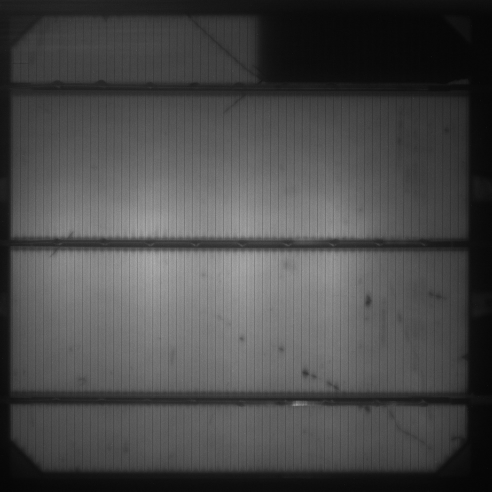
#> input picture labdata/lab1u2_images/001_disconnectedarea_crack_shunt.jpg, 983 x 983 px, found by its file name (shown at 1/2 size)
$ python muml_lab1.py
#> lines starting #> are read from the running program, lines starting #| are printed output that depends on the picture
#!/usr/bin/env python
# coding: utf-8

# # MuML Labor 1 - SNR und Kontrast
#
# Dieses Jupyter-notebook ist nur als Startpunkt für die Entwicklung der Lösungen gedacht.
#
#
# **Idee**
#
# Ermittlung eines homogenen hellen und homogenen dunklen Bereichs und
# Bestimmung von SNR und von Kontrast - einmal über for Schleifen und einmal
# über Nutzung von Bibliotheken

# ## Import der benötigten Bibliotheken
#
# Alle Bibliotheken sind auf den Laborrechnern in der Anaconda-Umgebung ```muml``` bereits installiert. Um auf diese zugreifen zu können, sind die folgenden Schritte erforderlich:
#
# 1. Windows-Anwendung ```Anaconda Prompt``` öffnen
# 2. Umgebung  ```muml``` per Befehlseingabe ```conda activate muml``` aktivieren
# 3. per ```cd``` (change directory) in das gewünschte Verzeichnis wechseln
# 4. Entwicklungsumgebung starten, VS Code mittels ```code .``` (Punkt für aktuelles Verzeichnis)

# In[2]:


import numpy as np
import cv2
from matplotlib import pyplot as plt
import time
import timeit

file = "..\\labdata\\lab1u2_images\\001_disconnectedarea_crack_shunt.jpg"


# ## 3.4.2 Region of Interest
#
# Die Region of Interest (ROI) ist ein Bildbereich, der für die weitere Verarbeitung von
# Interesse ist. Für die Solarzellenprüfung soll der dunkle Randbereich des Bildes um die
# Solarzelle nicht betrachtet werden. Dazu ist die Funktion get_roi(image) zu entwickeln,
# die als Parameter ein Grauwertbild, die Koordinaten der oberen linken Ecke und
# die Breite und Höhe des gewünschten Bildbereiches der Solarzelle ohne Rand erhält und
# diesen zurückgibt. Zur Vereinfachung der weiteren Schritte ist der Rand so großzügig zu
# wählen, dass die dunklen diagonalen Eckbereiche nicht Gegenstand des Bildes sind. Diese
# Funktion darf die Bibliothekt numpy und den Colon-Operator (Slicing) verwenden, und
# ist wie folgt aufzurufen:
#
# ```roi = get_roi(image, row1, col1, width, height)```
#
# Es sind geeignete Koordinaten zu identifizieren, die den Rand für das Bild einschließlich
# der diagonalen Eckbereiche im ```Bild 001_....jpg``` vollständig ausblenden, aber einen
# möglichst minimalen Teil der Solarzelle. Die Funktion ist auf das Bild 001_....jpg
# anzuwenden und das Ergebnisbild ist auszugeben.

# In[3]:


img = cv2.imread(file, cv2.IMREAD_GRAYSCALE)
#> img is the input picture: shape (983, 983); min 1, max 183, mean 73.5

plt.figure(figsize=(12, 12))
plt.imshow(img, cmap='gray') # colormap gray, to avoid false color scheme
plt.title('Original Image')
plt.show()


# In[4]:


def get_roi(img, row1, col1, row2, col2):
    return img[row1:row2, col1:col2]

SCHNITT = 75
img_width, img_height = img.shape
#> img_width = 983; img_height = 983

row1 = SCHNITT
col1 = SCHNITT
row2 = img_width - SCHNITT
#> row2 = 908
col2 = img_height - SCHNITT
#> col2 = 908

roi = get_roi(img, row1, col1, row2, col2)
#> in get_roi, `return img[row1:row2, col1:col2]`:
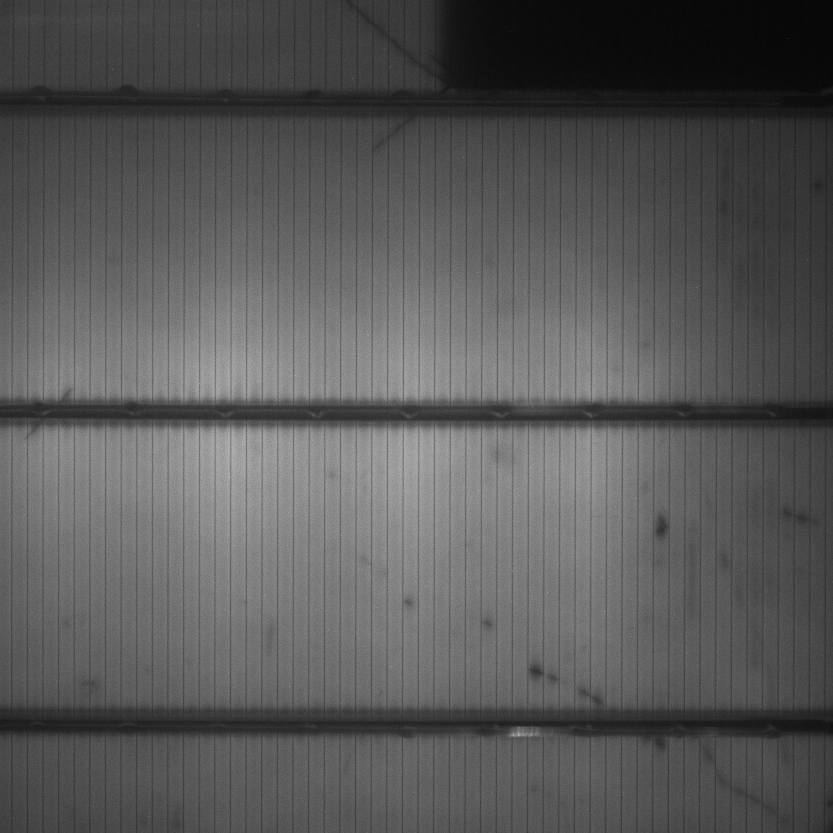
#> returned value: shape (833, 833); min 4, max 183, mean 88.4
plt.figure(figsize=(12, 12))
plt.imshow(roi, cmap='gray')
plt.title('Region of Interest')
plt.show()


# ## 3.4.3 Bereinigung um Busbars
#
# Zur Vereinfachung der späteren Auswertung, sollen die Bereiche der Busbars aus der ROI
# eliminiert werden. Aufgrund der Konstruktion des Zelltesters sind die Busbars stets horizontal
# angeordnet und haben eine definierte Höhe. Die Anzahl und Position der Busbars
# kann je Solarzellentyp variieren, ist aber bei dieser Prüfung als bekannt vorauszusetzen.
# Die Höhe und Positionen der Busbars soll daher parametrierbar sein, aber händisch eingestellt
# werden. Es ist eine Funktion discard_busbars zu entwickeln, die die eingelesene
# ROI um die zu eliminierenden Busbars verkleinert und diese als ein zusammenhängendes
# Bild ausgibt. Die Funktion erhält als Parameter die ROI, die Höhe der Busbars und eine
# Liste der oberen Zeile des jeweiligen Busbars und ist wie folgt aufzurufen:
#
# ```roi = discard_busbars(roi, bar_height, [<list of rows>])```
#
# Die Funktion ist auf das ```Bild 001_....jpg``` anzuwenden und das Ergebnisbild auszugeben.

# In[17]:


def discard_busbars(img, bar_height, positions):

#> called with bar_height = 45
    img_discarded_bars = np.empty((0, img.shape[1]), dtype=img.dtype)
#> img_discarded_bars = empty array
    top_row = 0
    for pos in positions:
        cropped_img = img[top_row:pos, :]
        top_row = pos + bar_height
        img_discarded_bars = np.append(img_discarded_bars, cropped_img, axis=0)
#> this loop made 3 passes
#> pass 1, in discard_busbars, `cropped_img = img[top_row:pos, :]`:
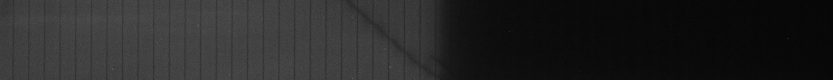
#> cropped_img: shape (80, 833); min 4, max 103, mean 38.7
#> pass 3, in discard_busbars, `cropped_img = img[top_row:pos, :]`:
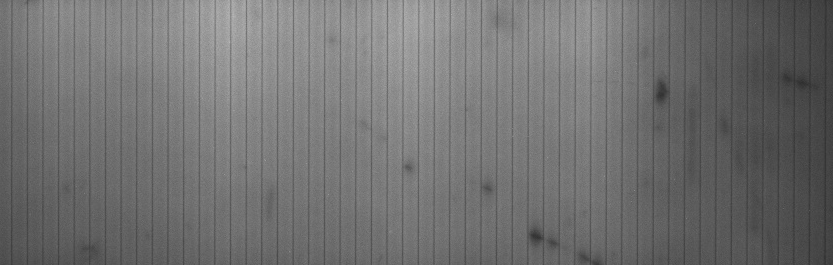
#> cropped_img: shape (265, 833); min 46, max 183, mean 112.8
#> after the loop:
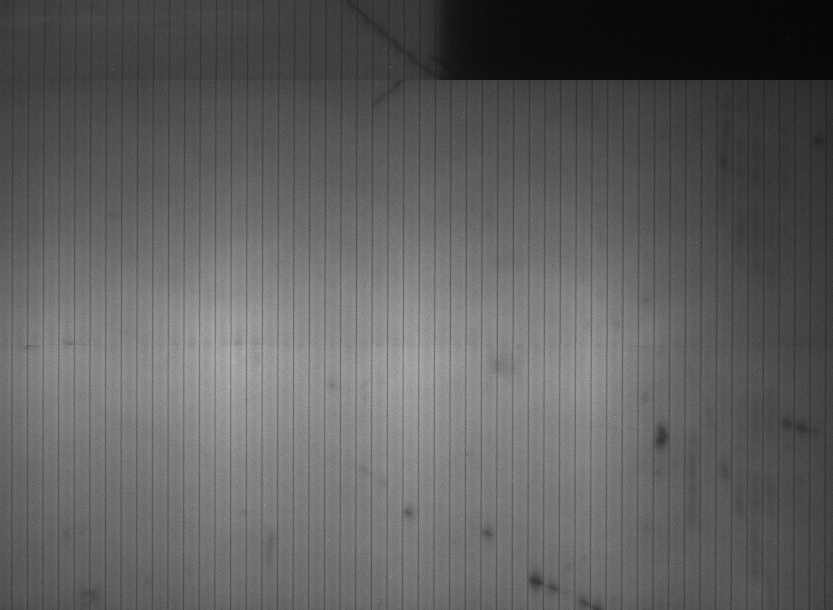
#> img_discarded_bars: shape (610, 833); min 4, max 183, mean 95

    last_part = img[top_row:, :]
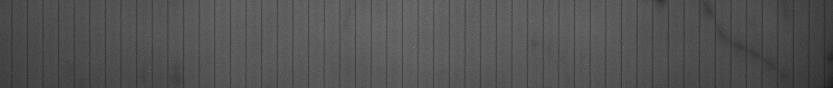
#> last_part: shape (88, 833); min 28, max 125, mean 83
    img_discarded_bars = np.append(img_discarded_bars, last_part, axis=0)
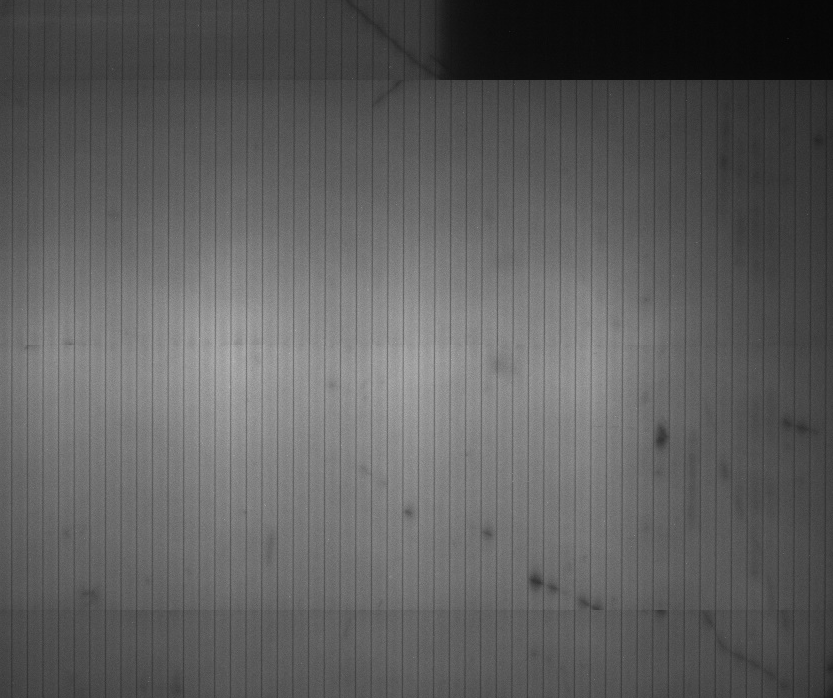
#> img_discarded_bars: shape (698, 833); min 4, max 183, mean 93.5

    return img_discarded_bars

roi_discarded_bars = discard_busbars(roi, 45, [80, 390, 700])
plt.figure(figsize=(12, 12))

# cv2.rectangle(roi_discarded_bars, (30, 400), (40, 590), (0, 255, 0), 1)
# cv2.rectangle(roi_discarded_bars, (545, 25), (800, 67), (0, 255, 0), 1)


plt.imshow(roi_discarded_bars, cmap='gray')
plt.title('Discarded Busbars')
plt.show()


# ## 3.4.4 SNR und Kontrast
#
# Es ist je eine Funktion mit und ohne Nutzung der Bibliotheken numpy bzw. openCV zu
# entwickeln, die den Mittelwert und die Standardabweichung der Grauwerte eines Bildbereiches
# berechnet. Diese soll einmal auf einen hellen, möglichst homogenen Bildbereich
# zwischen den Fingern sowie einmal auf einen dunklen homogenen Bereich aus dem Bild
# 001_....jpg angewandt werden. Dazu ist die um Busbar bereinigte ROI zu analysieren
# und und ein geeigneter Bildbereich zu identifizieren. Nach Aufruf der entwickelten
# Funktion sind aus den Rückgabewerten der Kontrast als Differenz der Mittelwerte zwischen
# dem hellen und dunklen Bereich und das SNR der beiden Bereiche zu bestimmen
# und auszugeben.
#
#
# Das Signal-Rausch-Verhältnis definiert sich über den Mittelwert der Grauwerte $\mu_y$ des
# betrachteten Bereiches und dessen Standardabweichung $\sigma_y$ als:
#
# $$SNR = \frac{\mu_y}{\sigma_y}$$
#
# Das SNR ist in dB umzurechnen:
# $$SNR_{dB} = 20 \cdot log_{10}(SNR)$$
#
# Das SNR ist bezüglich der Signalqualität zu bewerten und der Unterschied der Signal-
# Rausch-Verhältnisse in einem Markdown-Feld des Jupyter notebooks zu erklären.
# Um die Laufzeitunterschiede zwischen der händischen Implementierung und mit der Bibliothek
# vergleichen zu können, sollen zwei Funktionen erstellt werden, die die Ergebnisse
# zurückliefern, aber in der Funktion selbst nicht ausgeben:
#
#
# ```mean, snr = calc_mean_snr_with_loop(image, row1, col1, row2, col2)```
#
# ```mean, snr = calc_mean_snr_with_bib(image, row1, col1, row2, col2)```
#
# ### Implementierung mit For-Loop

# In[18]:


import math

def calc_mean_snr_with_loop(image, row1, col1, row2, col2):
    """ calculate the mean and the standard deviattion of the rectangle area in the image
        using only loops and no numpy functions (image is a numpy array, that's allowed)"""
#> called with row1 = 400, col1 = 30, row2 = 590, col2 = 40

    # Durchschnitt:
    sum = 0.0
    count = 0
    for y in range(row1, row2):
        for x in range(col1, col2):
            sum += float(image[y,x])
            count += 1
#> after the loop, count = 1900; sum = 197991

    mean = sum / count
#> mean = 104.2

    # Standardabweichung:
    sum_quadrat = 0.0
    for y in range(row1, row2):
        for x in range(col1, col2):
            sum_quadrat += (float(image[y,x])- mean) ** 2
#> after the loop, sum_quadrat = 213664.5

    std = math.sqrt(sum_quadrat/(count-1))
#> std = 10.61

    return mean, std

bright_area = [400, 30, 590, 40]  #row1, col1, row2, col2
dark_area = [25, 545, 67, 800] #row1, col1, row2, col2

start = time.time()
mean_bright, std_bright = calc_mean_snr_with_loop(roi_discarded_bars, *bright_area)
#> mean_bright = 104.2; std_bright = 10.61
mean_dark, std_dark = calc_mean_snr_with_loop(roi_discarded_bars, *dark_area)
#> mean_dark = 9.75; std_dark = 1.31
stop = time.time()

#plt.hist(roi_discarded_bars.ravel(), bins=256)

print(f"bright area: mean {mean_bright:.1f}, std: {std_bright:.1f}, SNR: {(math.log10(mean_bright/std_bright) * 20):.1f} dB")
#| bright area: mean 104.2, std: 10.6, SNR: 19.8 dB
print(f"dark area: mean {mean_dark:.1f}, std: {std_dark:.1f}, SNR: {(math.log10(mean_dark/std_dark) * 20):.1f} dB")
#| dark area: mean 9.8, std: 1.3, SNR: 17.4 dB
print(f"Contrast between mean of bright and dark area: {mean_bright - mean_dark:.1f}")
#| Contrast between mean of bright and dark area: 94.5
print(f"Time taken: {stop - start:.3f} seconds")

execution_timeit = timeit.timeit('calc_mean_snr_with_loop(roi_discarded_bars, *bright_area)', globals=globals(), number=1000)
execution_timeit += timeit.timeit('calc_mean_snr_with_loop(roi_discarded_bars, *dark_area)', globals=globals(), number=1000)
print(f"Time taken with timeit: {execution_timeit / 1000:.3f} seconds")


# ###  Implementierung mit numpy

# In[7]:


def calc_mean_snr_with_numpy(image, row1, col1, row2, col2):
    """ calculate the mean and the standard deviattion of the rectangle area in the image
        using numpy functions"""
#> called with row1 = 400, col1 = 30, row2 = 590, col2 = 40

    region = image[row1:row2, col1:col2]
    mean = np.mean(region)
#> mean = 104.2

    std = np.std(region, ddof=1)
#> std = 10.61
    return mean, std


# In[8]:


start = time.time()
mean_bright, std_bright = calc_mean_snr_with_numpy(roi_discarded_bars, *bright_area)
mean_dark, std_dark = calc_mean_snr_with_numpy(roi_discarded_bars, *dark_area)
#> call 2 of calc_mean_snr_with_numpy, with row1 = 25, col1 = 545, row2 = 67, col2 = 800
#> in calc_mean_snr_with_numpy (call 2), `region = image[row1:row2, col1:col2]`:
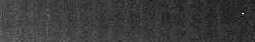
#> region: shape (42, 255); min 4, max 29, mean 9.8; drawn with min black and max white
#> in calc_mean_snr_with_numpy (call 2), `mean = np.mean(region)`: mean = 9.75
#> in calc_mean_snr_with_numpy (call 2), `std = np.std(region, ddof=1)`: std = 1.31
stop = time.time()


print(f"bright area: mean {mean_bright:.1f}, std: {std_bright:.1f}, SNR: {(math.log10(mean_bright/std_bright) * 20):.1f} dB")
#| bright area: mean 104.2, std: 10.6, SNR: 19.8 dB
print(f"dark area: mean {mean_dark:.1f}, std: {std_dark:.1f}, SNR: {(math.log10(mean_dark/std_dark) * 20):.1f} dB")
#| dark area: mean 9.8, std: 1.3, SNR: 17.4 dB
print(f"Contrast between mean of bright and dark area: {mean_bright - mean_dark:.1f}")
#| Contrast between mean of bright and dark area: 94.5
print(f"Time taken: {stop - start:.3f} seconds")

# Vergleich der Ausführungszeit mit timit gemessen
import timeit
print(timeit.timeit('calc_mean_snr_with_numpy(roi_discarded_bars, *bright_area)', globals=globals(), number=1000), "ms")


# ### Implementierung mit OpenCV

# In[9]:


def calc_mean_snr_with_cv2(image, row1, col1, row2, col2):
    """ calculate the mean and the standard deviation of the rectangle area in the image
        using cv2 functions"""

    # TODO: implement the function calc_mean_snr_with_cv2 with openCV and return the mean and the standard deviation using cv2 functions

#> (the run stopped early here; a loop or call above may not have finished)
